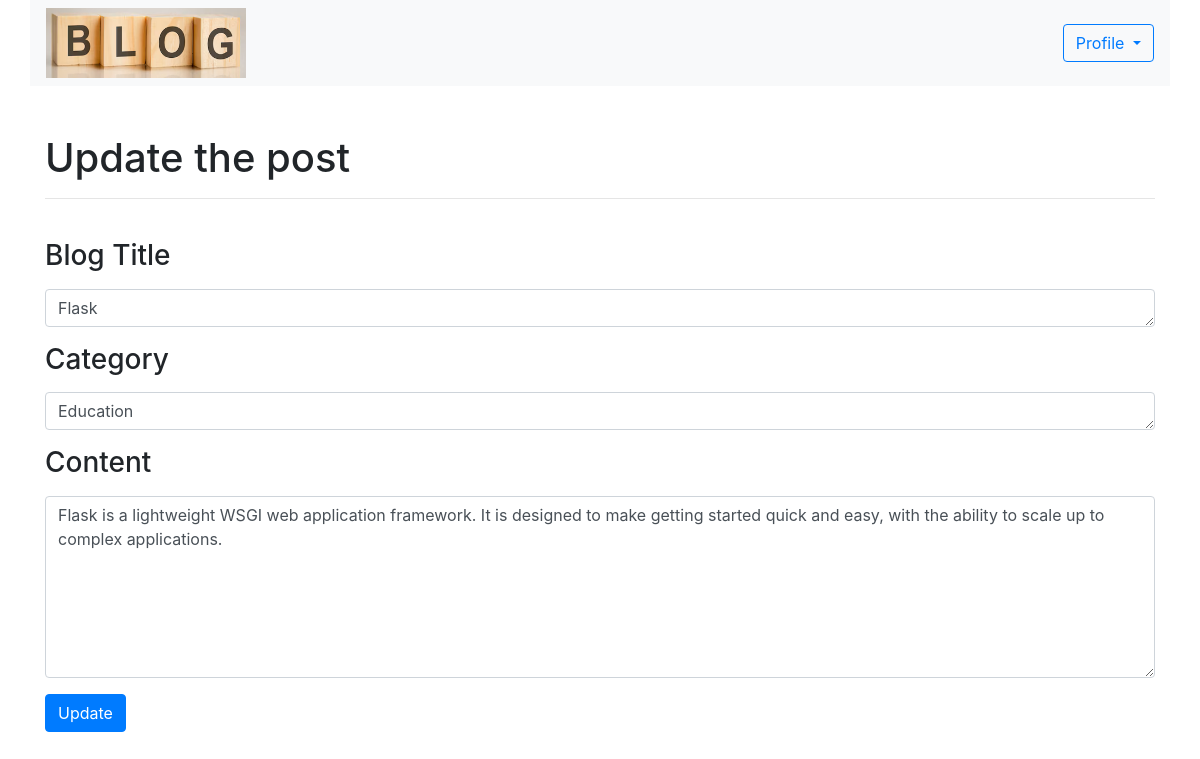
The app's page /mypost/update/3/ (signed in) with its own data.
### blog/models.py (models this page shows, shortened)
class SoftDelete(models.Model):
    is_deleted = models.BooleanField(default=False)
    everything = models.Manager()
    objects = NonDeleted()
    class Meta:
        abstract = True

class Post(SoftDelete):
    post_id = models.IntegerField(primary_key=True)
    title = models.CharField(max_length=100)
    category = models.CharField(max_length=100)
    content = models.TextField()
    date_posted = models.DateTimeField(default=timezone.now)
    author = models.ForeignKey(User, on_delete=models.CASCADE)
    updated_time = models.DateTimeField(default=timezone.now)

### blog/views.py (the view)
# urls.py: path('update/<int:post_id>/', views.update, name="update"),
@login_required
def update(request, post_id):
    obj = get_object_or_404(Post, pk=post_id)
    if request.method == 'POST':
        form = PostForm(request.POST, instance=obj)
        if form.is_valid():
            obj.updated_time = datetime.now()  # Update the timestamp
            form.save()  # Save the updated post
            return redirect('/home')  # Redirect to the home page after saving
    else:
        form = PostForm(instance=obj)  # Populate the form with the existing post data
    return render(request, 'blog/update.html', {'form': form, 'post': obj})

### blog/views.py
class PostForm(forms.ModelForm):
    class Meta:
        model = Post
        fields = ['title', 'category', 'content']

### blog/templates/blog/update.html (shortened to what this page needs)
{% extends 'blog/base.html' %}
{% block content %}
{% load static %}
<div class="container custom-container">
    <nav class="navbar navbar-expand-lg navbar-light bg-light w-100">
        <div class="collapse navbar-collapse" id="navbarSupportedContent">
            <ul class="navbar-nav mr-auto ">
                <li><a href="/home"> <img src="{% static 'image/blog1.png' %}" width="200" height="70" alt=""></a></li>
            </ul>
            <form class="form-inline my-2 my-lg-0">
                <div class="dropdown">
                    <button class="btn btn-outline-primary dropdown-toggle" type="button" id="dropdownMenuButton"
                        data-toggle="dropdown" aria-haspopup="true" aria-expanded="false">
                        Profile
                    </button>
                </div>
            </form>
        </div>
    </nav>
    <form method="POST" action="">
        <div class="container custom-container " style="max-width: 1250px;">
            <br><br>
            <h1 class="fw-bolder"> Update the post</h1>
            <hr><br>
            <div class="mb-3">
                <h3><label for="exampleInputEmail1" class="form-label">Blog Title</label></h3>
                <textarea class="form-control" id="exampleFormControlTextarea3" rows="1" name="title">{{post.title}}</textarea>
            </div>
            <div class="mb-3">
                <h3><label for="exampleInputEmail1" class="form-label"> Category</label></h3>
                <textarea class="form-control" id="exampleFormControlTextarea3" rows="1" name="category">{{post.category}}</textarea>
            </div>
            <div class="form-group">
                <h3><label for="exampleFormControlTextarea3">Content</label></h3>
                <textarea class="form-control" id="exampleFormControlTextarea3" rows="7" name="content">{{post.content}}</textarea>
            </div>
            <input class="btn btn-primary" type="submit" value="Update">
        </div>
    </form>
</div>
{% endblock %}

### blog/templates/blog/base.html (style rules this page uses)
.custom-container { max-width: 1450px; }

### records on screen
Post: title "Flask", category "Education", content "Flask is a lightweight WSGI web application framework. It is designed to make getting started quick and easy, with the ability to scale up to complex applications."
